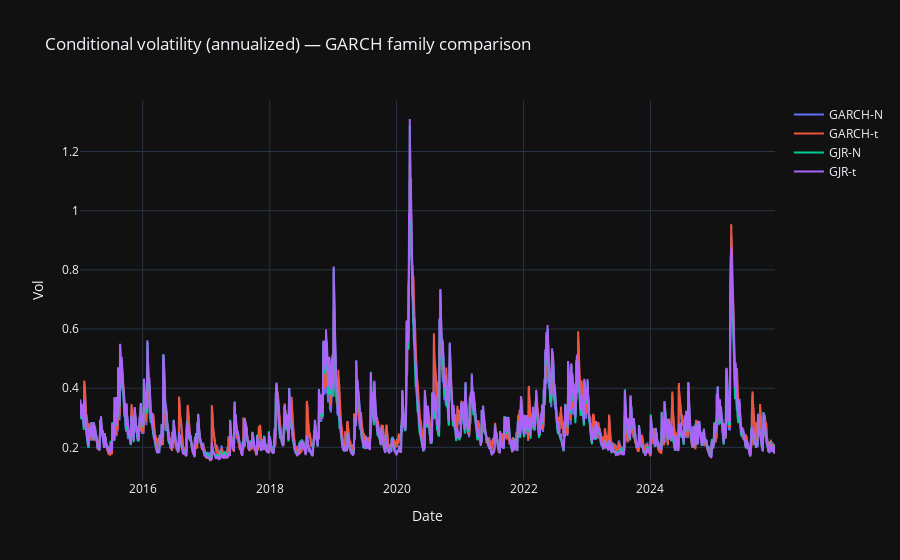

The code cell stored with this chart in its notebook:
### Code cell
# Plot conditional volatility (annualized)
vol_df = pd.DataFrame(index=r.index)
for name, res in fits.items():
    # conditional_volatility is daily %; convert to annualized decimal
    vol_df[name] = (res.conditional_volatility / 100.0) * np.sqrt(252)

fig = go.Figure()
for c in vol_df.columns:
    fig.add_trace(go.Scatter(x=vol_df.index, y=vol_df[c], mode="lines", name=c))
fig.update_layout(template="plotly_dark",
                  title="Conditional volatility (annualized) — GARCH family comparison",
                  xaxis_title="Date", yaxis_title="Vol")
fig.show()
fig.write_html(ASSETS_DIR / "garch_family_vol_paths.html")

### Figure 1 — Plotly figure (JSON) as saved in the notebook; plotly's stock layout.template omitted (floating-point values rounded to 4 significant figures; data arrays with more than 128 entries replaced by an {"elided": "..."} marker saying what was removed)
{"data": [{"mode": "lines", "name": "GARCH-N", "type": "scatter", "x": {"elided": "2757 str values"}, "y": {"elided": "2757 float values"}}, {"mode": "lines", "name": "GARCH-t", "type": "scatter", "x": {"elided": "2757 str values"}, "y": {"elided": "2757 float values"}}, {"mode": "lines", "name": "GJR-N", "type": "scatter", "x": {"elided": "2757 str values"}, "y": {"elided": "2757 float values"}}, {"mode": "lines", "name": "GJR-t", "type": "scatter", "x": {"elided": "2757 str values"}, "y": {"elided": "2757 float values"}}], "layout": {"title": {"text": "Conditional volatility (annualized) — GARCH family comparison"}, "xaxis": {"title": {"text": "Date"}}, "yaxis": {"title": {"text": "Vol"}}}}
